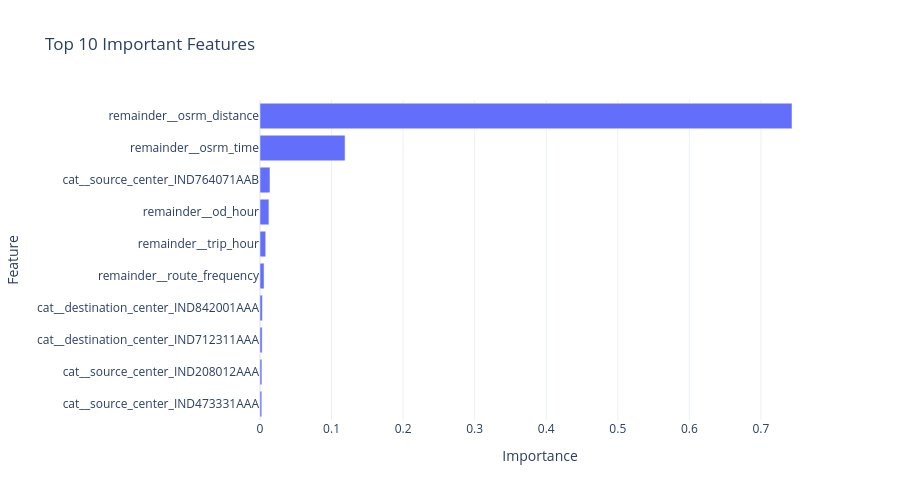

Notebook code cell kept with this figure:
### Code cell
feature_names = best_pipeline.named_steps['preprocessing'].get_feature_names_out()
feat_imp = pd.DataFrame({
    'Feature': feature_names,
    'Importance': importances
})

feat_imp = feat_imp.sort_values(
    by='Importance',
    ascending=False
).head(10)

fig = px.bar(
    feat_imp,
    x='Importance',
    y='Feature',
    orientation='h',
    title='Top 10 Important Features'
)

fig.update_layout(
    template='plotly_white',
    yaxis={'categoryorder':'total ascending'},
    width=900,
    height=500
)

fig.show()

### Figure 1 — Plotly figure (JSON) as saved in the notebook; plotly's stock layout.template omitted (floating-point values rounded to 4 significant figures)
{"data": [{"alignmentgroup": "True", "hovertemplate": "Importance=%{x}<br>Feature=%{y}<extra></extra>", "legendgroup": "", "marker": {"color": "#636efa", "pattern": {"shape": ""}}, "name": "", "offsetgroup": "", "orientation": "h", "showlegend": false, "textposition": "auto", "type": "bar", "x": [0.7434, 0.1189, 0.01393, 0.01247, 0.008008, 0.005678, 0.003351, 0.003017, 0.002622, 0.002514], "xaxis": "x", "y": ["remainder__osrm_distance", "remainder__osrm_time", "cat__source_center_IND764071AAB", "remainder__od_hour", "remainder__trip_hour", "remainder__route_frequency", "cat__destination_center_IND842001AAA", "cat__destination_center_IND712311AAA", "cat__source_center_IND208012AAA", "cat__source_center_IND473331AAA"], "yaxis": "y"}], "layout": {"barmode": "relative", "height": 500, "legend": {"tracegroupgap": 0}, "title": {"text": "Top 10 Important Features"}, "width": 900, "xaxis": {"anchor": "y", "autorange": true, "domain": [0, 1], "range": [0, 0.7826], "title": {"text": "Importance"}, "type": "linear"}, "yaxis": {"anchor": "x", "autorange": true, "categoryorder": "total ascending", "domain": [0, 1], "range": [-0.5, 9.5], "title": {"text": "Feature"}, "type": "category"}}}
